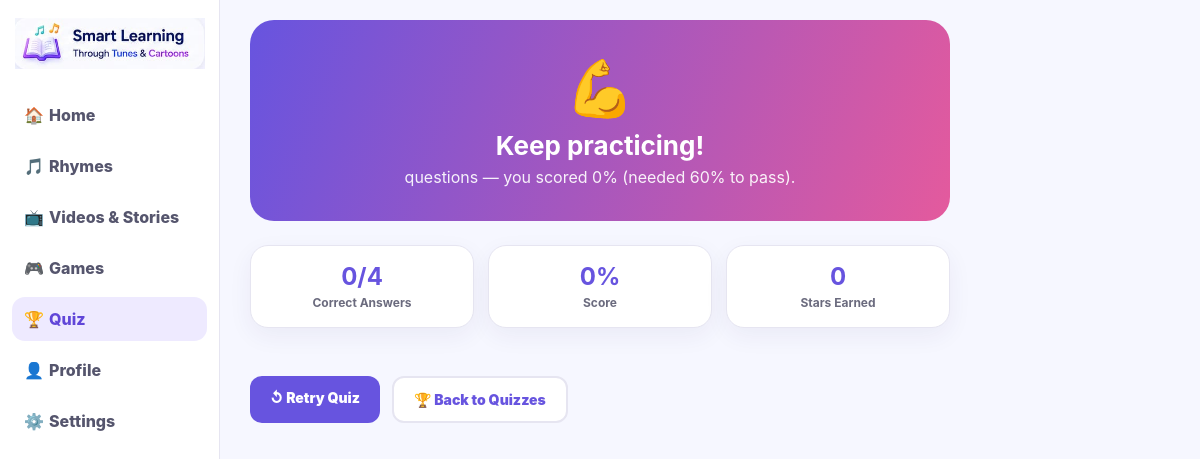
Page /quizzes/twinkle-twinkle/result/ (signed in) on the committed database.
### quizzes/models.py (models this page shows, shortened)
class Quiz(models.Model):
    rhyme = models.OneToOneField(
        Rhyme,
        on_delete=models.CASCADE,
        related_name="quiz",
    )
    title = models.CharField(max_length=150)
    passing_score_pct = models.PositiveIntegerField(default=60)

class QuizAttempt(models.Model):
    user = models.ForeignKey(
        settings.AUTH_USER_MODEL,
        on_delete=models.CASCADE,
        related_name="quiz_attempts",
    )
    quiz = models.ForeignKey(
        Quiz,
        on_delete=models.CASCADE,
        related_name="attempts",
    )
    score = models.PositiveIntegerField(default=0)
    total_questions = models.PositiveIntegerField(default=0)
    stars = models.PositiveIntegerField(default=0)
    started_at = models.DateTimeField(auto_now_add=True)
    completed_at = models.DateTimeField(null=True, blank=True)
    class Meta:
        ordering = ["-started_at"]
        indexes = [
            models.Index(
                fields=["user", "completed_at"]
            ),
            models.Index(
                fields=["quiz", "completed_at"]
            ),
        ]

### quizzes/views.py (the view)
@learner_required
def quiz_result(request, slug):
    rhyme = get_object_or_404(
        Rhyme,
        slug=slug,
        is_published=True,
    )
    quiz = get_object_or_404(
        Quiz,
        rhyme=rhyme,
    )
    attempt = (
        QuizAttempt.objects
        .filter(
            user=request.user,
            quiz=quiz,
        )
        .order_by("-started_at")
        .first()
    )
    if attempt is None:
        return redirect(
            "quizzes:start",
            slug=slug,
        )
    answers = QuizAnswer.objects.filter(
        attempt=attempt
    ).select_related(
        "question",
        "choice",
    )
    total_questions = quiz.questions.count()
    correct_answers = answers.filter(
        is_correct=True
    ).count()
    score_percentage = (
        round(
            (correct_answers / total_questions) * 100
        )
        if total_questions
        else 0
    )
    passed = (
        score_percentage >= quiz.passing_score_pct
    )
    return render(
        request,
        "quizzes/result.html",
        {
            "quiz": quiz,
            "attempt": attempt,
            "answers": answers,
            "total_questions": total_questions,
            "correct_answers": correct_answers,
            "score_percentage": score_percentage,
            "passed": passed,
        },
    )

### accounts/models.py (called while the page is built)
    @property
    def is_learner(self):
        return self.account_type == "learner"

### templates/quizzes/result.html (shortened to what this page needs)
{% load static %}
<!DOCTYPE html>
<html lang="en">
<head>
</head>
<body>
<div class="app">
    <aside class="sidebar">
        <a class="side-logo" href="{% url 'core:home' %}">
            <img src="{% static 'img/reference/logo.png' %}" alt="Smart Learning">
        </a>
        <nav class="menu">
            <a href="{% url 'core:home' %}"><span class="mi">🏠</span>Home</a>
            <a href="{% url 'rhymes:list' %}"><span class="mi">🎵</span>Rhymes</a>
            <a href="{% url 'core:videos' %}"><span class="mi">📺</span>Videos &amp; Stories</a>
            <a href="{% url 'core:games' %}"><span class="mi">🎮</span>Games</a>
            <a class="active" href="{% url 'quizzes:list' %}"><span class="mi">🏆</span>Quiz</a>
            <a href="{% url 'core:profile' %}"><span class="mi">👤</span>Profile</a>
            <a href="{% url 'core:settings' %}"><span class="mi">⚙️</span>Settings</a>
        </nav>
    </aside>
    <main class="main">
        <section class="result-hero">
            <span class="big-emoji">{% if passed %}🏆{% else %}💪{% endif %}</span>
            <h1>{% if passed %}Great job!{% else %}Keep practicing!{% endif %}</h1>
            <p>
                {{ quiz.title }} — you scored {{ score_percentage }}%
                {% if passed %}
                    and passed the quiz.
                {% else %}
                    (needed {{ quiz.passing_score_pct }}% to pass).
                {% endif %}
            </p>
        </section>
        <div class="stat-grid">
            <div class="stat">
                <b>{{ correct_answers }}/{{ total_questions }}</b>
                <span>Correct Answers</span>
            </div>
            <div class="stat">
                <b>{{ score_percentage }}%</b>
                <span>Score</span>
            </div>
            <div class="stat">
                <b>{{ attempt.stars }}</b>
                <span>Stars Earned</span>
            </div>
        </div>
        <div class="actions">
            <a class="primary" href="{% url 'quizzes:start' slug=quiz.rhyme.slug %}">
                ↺ Retry Quiz
            </a>
            <a class="secondary" href="{% url 'quizzes:list' %}">
                🏆 Back to Quizzes
            </a>
        </div>
    </main>
</div>
</body>
</html>

### templates/quizzes/result.html (style rules this page uses)
* { box-sizing: border-box; }
body { margin: 0; font-family: Inter, system-ui, sans-serif; background: #f6f7ff; color: #22223b; }
.app { min-height: 100vh; display: grid; grid-template-columns: 220px 1fr; }
.sidebar { background: #fff; border-right: 1px solid #e6e5f1; padding: 18px 12px; }
.side-logo img { width: 100%; max-width: 190px; display: block; margin: auto; }
.menu { display: grid; gap: 7px; margin-top: 24px; }
.menu a { padding: 12px; border-radius: 13px; text-decoration: none; color: #55556d; font-weight: 800; }
.menu a.active, .menu a:hover { background: #eeeaff; color: #6046d8; }
.mi { display: inline-block; width: 25px; }
.main { padding: 20px 30px; max-width: 760px; }
.result-hero { text-align: center; background: linear-gradient(110deg, #6754df, #e45a9d); color: #fff; border-radius: 24px; padding: 34px 24px; margin-bottom: 24px; }
.result-hero .big-emoji { font-size: 56px; display: block; margin-bottom: 8px; }
.result-hero h1 { margin: 0 0 6px; font-size: 26px; }
.result-hero p { margin: 0; opacity: .92; }
.stat-grid { display: grid; grid-template-columns: repeat(3, 1fr); gap: 14px; margin-bottom: 24px; }
.stat { background: #fff; border: 1px solid #e6e5f1; border-radius: 18px; padding: 16px; text-align: center; box-shadow: 0 8px 24px rgba(45,35,100,.06); }
.stat b { display: block; font-size: 24px; color: #6754df; }
.stat span { font-size: 12px; color: #6b6b7e; font-weight: 700; }
.actions { display: flex; gap: 12px; flex-wrap: wrap; }
.actions a { text-decoration: none; padding: 13px 20px; border-radius: 12px; font-weight: 900; font-size: 14px; }
.actions .primary { background: #6754df; color: #fff; }
.actions .secondary { background: #fff; color: #6754df; border: 2px solid #e6e5f1; }

### rows in the picture
Quiz: title "questions", passing_score_pct "60"
QuizAttempt: stars "0"

### other values in the picture
{{ score_percentage }} "0"
{{ correct_answers }} "0"
{{ total_questions }} "4"
